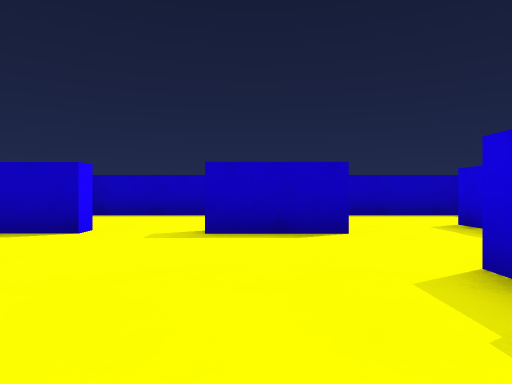
view 1 (above)

18 first-person views from a walk through a Unity game level. The camera is 0.58 m above the floor, looks level and sees 75° across. The floor is counted in squares, 1 m on a side. Each view is taken from the middle of a square. On the plan, view 1 faces up. The plan holds only what a view shows up to about 9 squares ahead; the rest is blank.

view 2
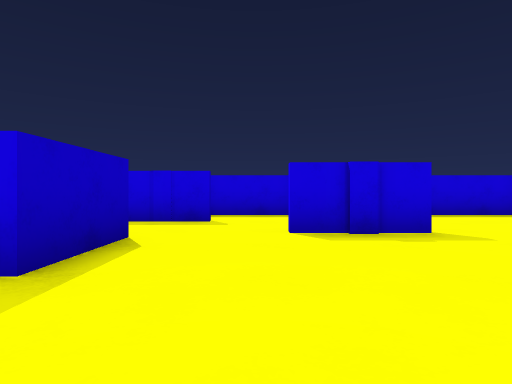

view 3
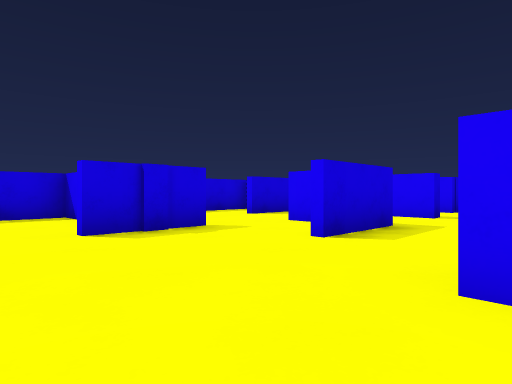

view 4
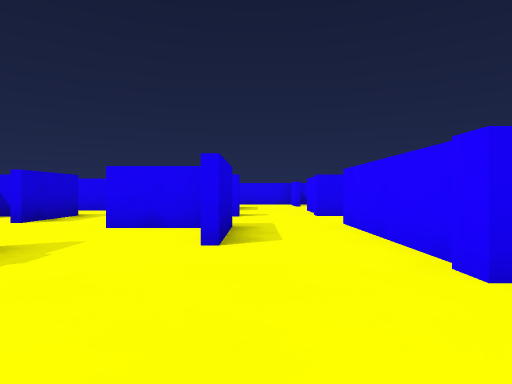

view 5
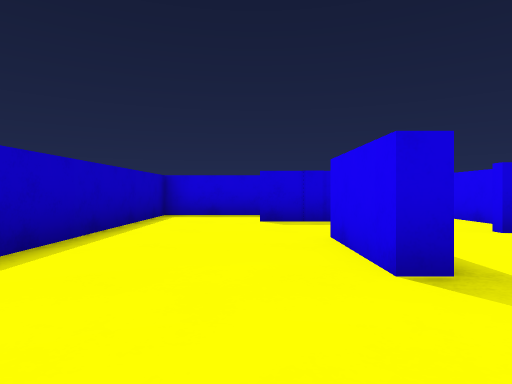

view 6
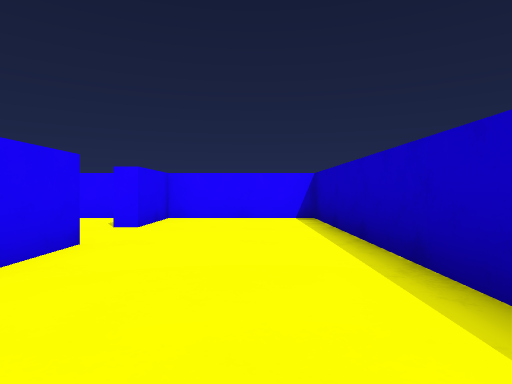

view 7
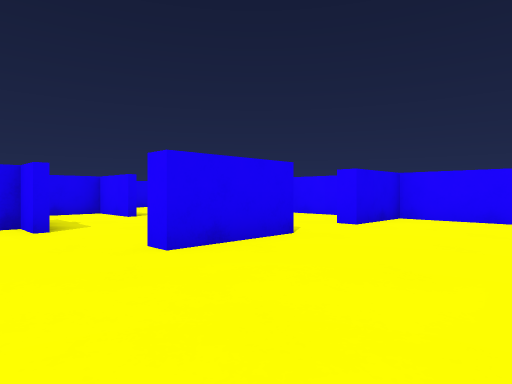

view 8
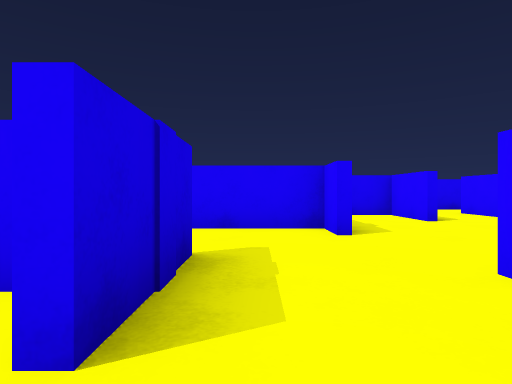

view 9
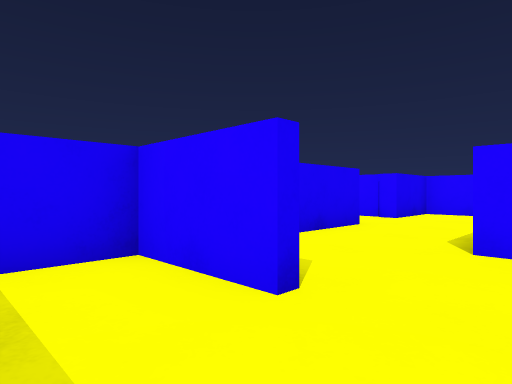

view 10
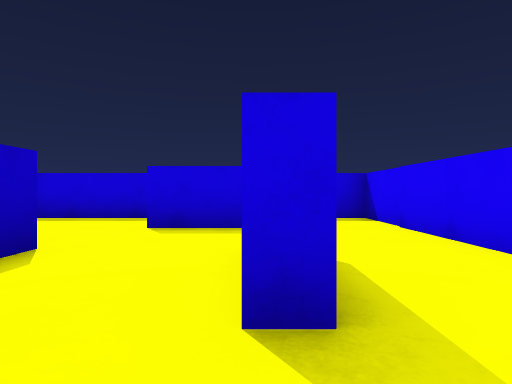

view 11
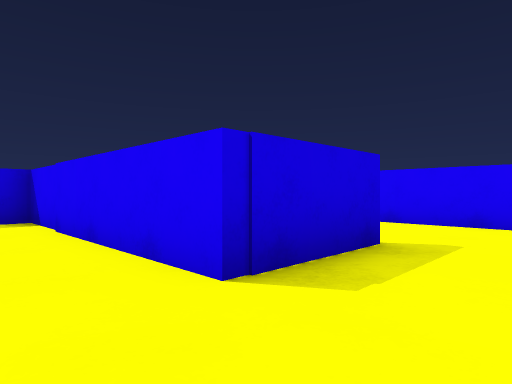

view 12
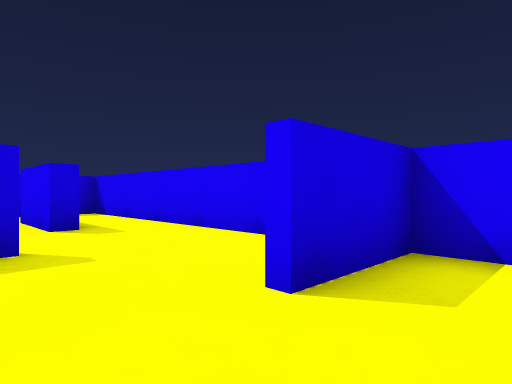

view 13
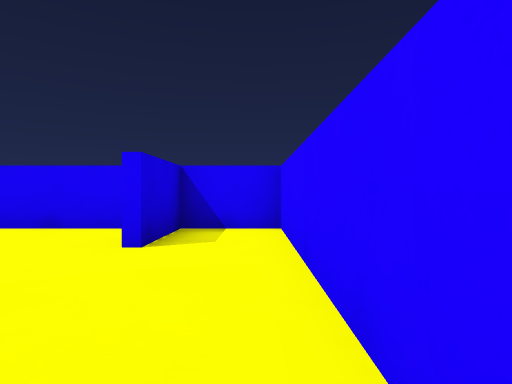

view 14
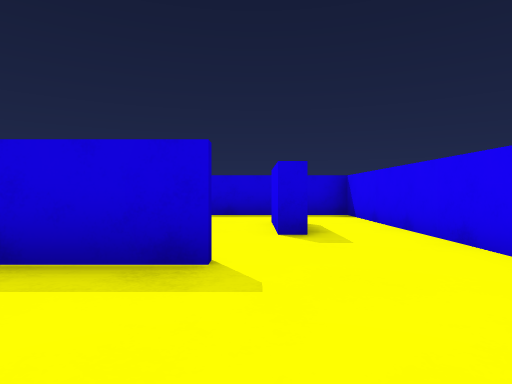

view 15
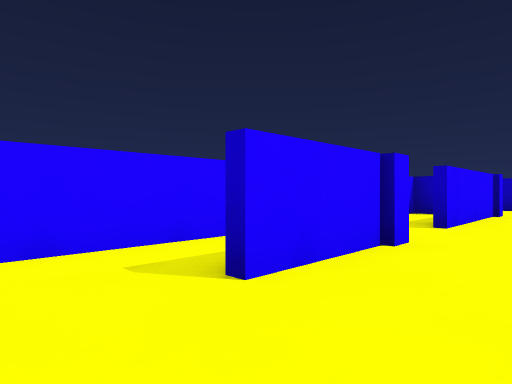

view 16
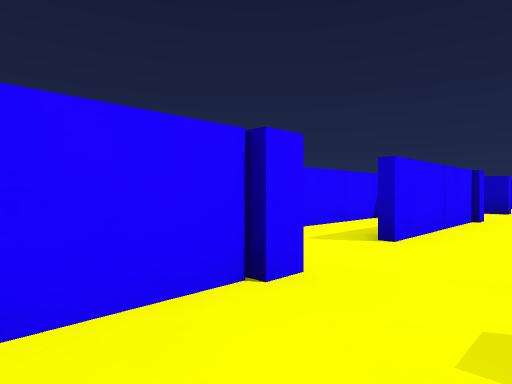

view 17
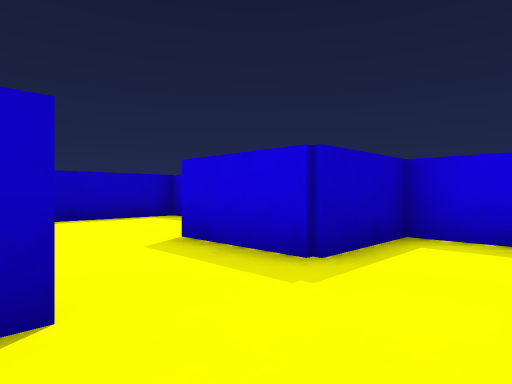

view 18
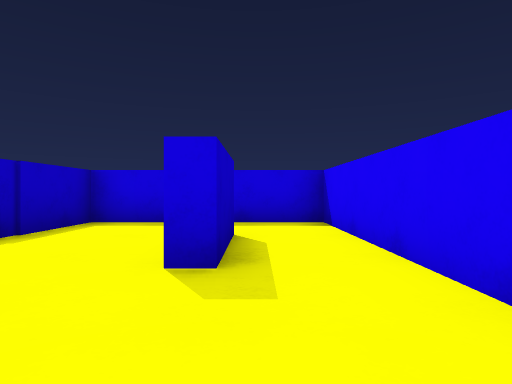

### Floor plan
Ten units are one square. View 1 is at (0, 0); x grows to the right and y downward. Boxes are objects, and circles mark ways between rooms. Rooms are numbered by the first view taken in them; rooms with no view inside come last. Other rooms are left out.
<svg viewBox="-49 -88 108 206">
<path fill="none" stroke="#000" d="M17 -5 17 -26M-4 -5 -4 14 14 14 14 18M19 -25 19 -17 54 -17 54 -41M14 -46 -6 -46M-26 -19 -26 -4M36 21 36 39 51 39M-26 -46 -36 -46M34 43 34 21M-44 -39 -44 -26M54 35 54 -13 28 -13M-6 -46 -6 -50 14 -50 14 -46M36 -39 36 -60M54 -59 54 -83 -44 -83 -44 -50 -26 -50 -26 -46M-3 86 -3 64 14 64M-19 113 35 113M-6 44 -6 39M-26 39 -26 65M-44 51 -44 113 -28 113 -28 94M35 97 15 97 15 93 35 93M14 64 54 64 54 43 34 43M-6 18 -6 -5M-6 39 12 39M-26 -4 -26 21M14 18 9 18M-44 30 -44 39 -26 39M-44 -14 -44 15M35 113 54 113 54 94M54 94 54 68 31 68"/>
<circle cx="-15" cy="-50" r="3" fill="#2a7"/>
<circle cx="25" cy="-50" r="3" fill="#2a7"/>
<circle cx="20" cy="40" r="3" fill="#2a7"/>
<circle cx="-20" cy="0" r="3" fill="#2a7"/>
<circle cx="5" cy="30" r="3" fill="#2a7"/>
<circle cx="5" cy="55" r="3" fill="#2a7"/>
<circle cx="-15" cy="40" r="3" fill="#2a7"/>
<circle cx="25" cy="110" r="3" fill="#2a7"/>
<circle cx="25" cy="85" r="3" fill="#2a7"/>
<circle cx="-30" cy="30" r="3" fill="#2a7"/>
<circle cx="45" cy="100" r="3" fill="#2a7"/>
<text x="10" y="-10">1</text>
<text x="0" y="-70">2</text>
<text x="-10" y="80">3</text>
<text x="30" y="50">4</text>
<text x="-20" y="20">5</text>
<text x="-40" y="10">6</text>
<text x="40" y="100">7</text>
<text x="40" y="80">8</text>
</svg>
Room 1 opens to room 2. Room 1 opens to room 4. Room 1 opens to room 5. Room 3 opens to room 4. Room 3 opens to room 5. Room 3 opens to room 7. Room 3 opens to room 8. Room 5 opens to room 6. Room 7 opens to room 8.

Where each view was taken, in squares from view 1:
view 1: 0 up, 0 right, facing up
view 2: 3 up, 3 left, facing right
view 3: 4 up, 3 left, facing down-right
view 4: 4 up, 1 left, facing down
view 5: 6 up, 3 left, facing right
view 6: 7 up, 3 right, facing left
view 7: 8 up, 3 right, facing down-left
view 8: 7 up, 3 right, facing down
view 9: 1 down, 5 right, facing down-left
view 10: 4 down, 2 left, facing right
view 11: 5 down, 2 left, facing down-right
view 12: 8 down, 4 left, facing down-right
view 13: 6 down, 4 left, facing down
view 14: 9 down, 3 left, facing right
view 15: 8 down, 1 left, facing up-left
view 16: 6 down, 1 left, facing up-left
view 17: 6 down, 1 right, facing up-right
view 18: 10 down, 1 left, facing right
